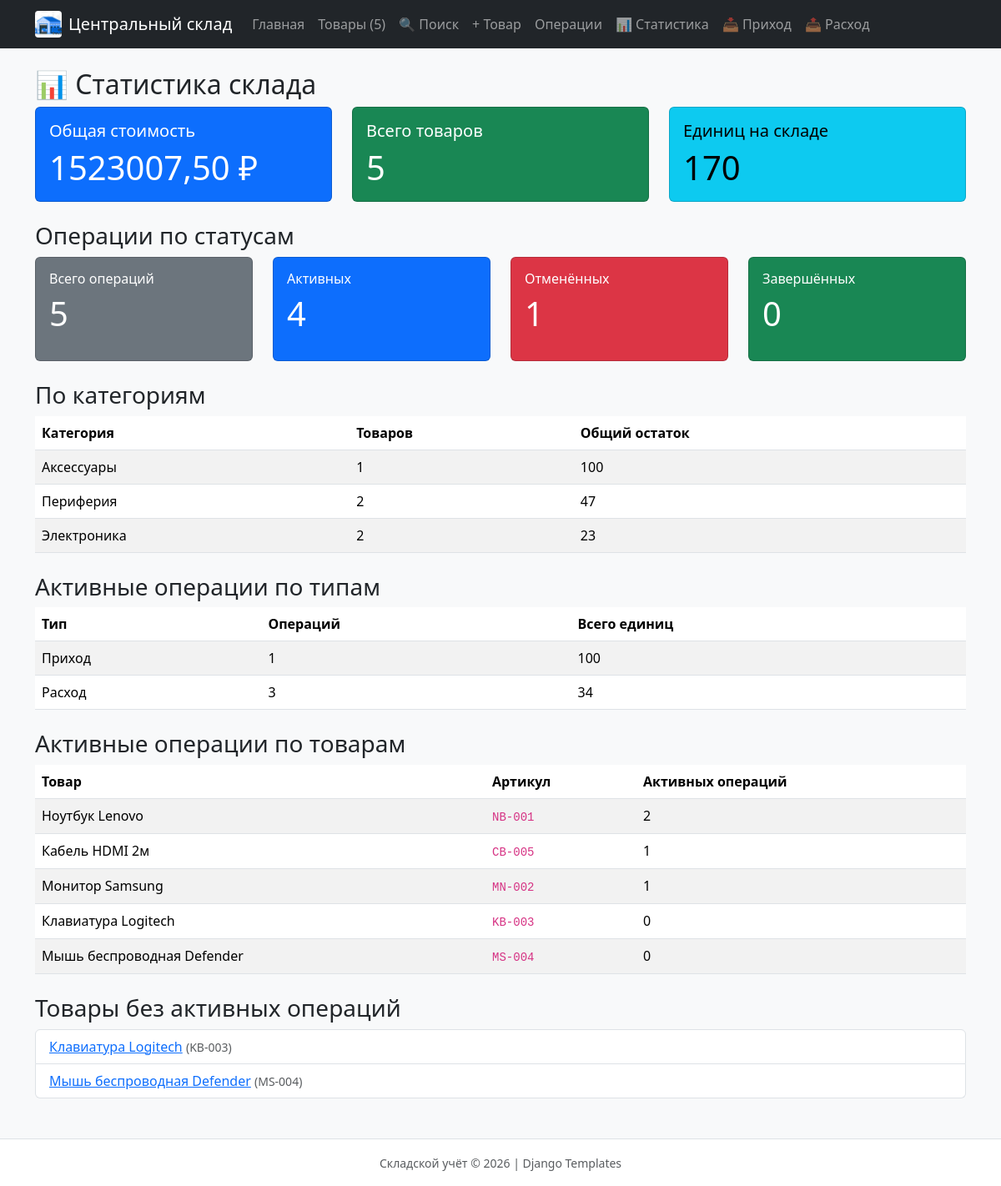
The app's page /operations/statistics/ with its own data.
### operations/models.py (models this page shows, shortened)
class Operation(models.Model):
    Status = OperationStatus
    product = models.ForeignKey(
        Product,
        on_delete=models.PROTECT,
        related_name="operations",
        verbose_name="Товар",
    )
    operation_type = models.CharField(
        "Тип операции", max_length=10, choices=OperationType.choices
    )
    quantity = models.PositiveIntegerField("Количество", help_text="Количество единиц в операции; должно быть больше нуля.")
    operation_date = models.DateField("Дата операции")
    comment = models.CharField("Комментарий", max_length=255, blank=True, default="")
    status = models.CharField("Статус", max_length=10, choices=OperationStatus.choices, default=OperationStatus.ACTIVE, db_index=True, help_text="Активна, отменена или завершена.")
    objects = OperationManager()
    class Meta:
        ordering = ["-operation_date", "-pk"]
        verbose_name = "Складская операция"
        verbose_name_plural = "Складские операции"
        constraints = [
            models.CheckConstraint(
                condition=models.Q(quantity__gt=0),
                name="operation_quantity_positive",
            ),
        ]

### products/models.py (models this page shows, shortened)
class Product(models.Model):
    name = models.CharField("Название", max_length=200)
    article = models.CharField("Артикул", max_length=50, unique=True)
    category = models.CharField("Категория", max_length=100)
    unit = models.CharField("Единица измерения", max_length=20, default="шт.")
    price = models.DecimalField(
        "Цена за единицу", max_digits=12, decimal_places=2, default=Decimal("0.00")
    )
    stock = models.PositiveIntegerField("Остаток", default=0, help_text="Текущее количество единиц на складе.")
    slug = models.SlugField("URL-идентификатор", max_length=220, blank=True, unique=True)
    total_value = models.GeneratedField(
        expression=F("price") * F("stock"),
        output_field=DecimalField(max_digits=16, decimal_places=2),
        db_persist=True,
        verbose_name="Стоимость остатка",
    )
    objects = ProductQuerySet.as_manager()
    class Meta:
        ordering = ["name"]
        verbose_name = "Товар"
        verbose_name_plural = "Товары"
    def get_absolute_url(self) -> str:
        return reverse("products:product_detail_slug", kwargs={"slug": self.slug})

### operations/views.py (the view)
# urls.py: path("statistics/", views.operation_statistics, name="operation_statistics"),
def operation_statistics(request) -> HttpResponse:
    active_operations = Operation.objects.active()
    status_stats = Operation.objects.aggregate(
        total_operations=Count("id"),
        active_operations=Count(
            "id", filter=Q(status=OperationStatus.ACTIVE)
        ),
        cancelled_operations=Count(
            "id", filter=Q(status=OperationStatus.CANCELLED)
        ),
        completed_operations=Count(
            "id", filter=Q(status=OperationStatus.COMPLETED)
        ),
    )
    product_stats = (
        Product.objects
        .annotate(operations_count=Count("operations", filter=Q(operations__status=OperationStatus.ACTIVE)))
        .values("name", "article", "operations_count")
        .order_by("-operations_count", "name")
    )
    category_stats = (
        Product.objects
        .values("category")
        .annotate(product_count=Count("id"), total_stock=Sum("stock"))
        .filter(total_stock__gte=0)
        .order_by("category")
    )
    type_stats = (
        active_operations
        .values("operation_type")
        .annotate(operations_count=Count("id"), total_quantity=Sum("quantity"))
        .order_by("operation_type")
    )
    idle_products = (
        Product.objects
        .exclude(pk__in=active_operations.values_list("product_id", flat=True))
        .order_by("name")
    )
    return render(request, "operations/statistics.html", {
        "summary": Product.objects.summary(),
        "category_stats": category_stats,
        "product_stats": product_stats,
        "type_stats": type_stats,
        "idle_products": idle_products,
        "status_stats": status_stats,
    })

### homepage/context_processors.py (called while the page is built)
def warehouse_context(request):
    return {
        "WAREHOUSE_NAME": "Центральный склад",
        "LOW_STOCK_THRESHOLD": LOW_STOCK_THRESHOLD,
        "products_count": Product.objects.count(),
        "low_stock_count": Product.objects.filter(
            stock__lt=LOW_STOCK_THRESHOLD
        ).count(),
    }

### operations/models.py (called while the page is built)
    def active(self):
        return self.filter(status=OperationStatus.ACTIVE)

### products/models.py (called while the page is built)
    def summary(self) -> dict:
        return self.aggregate(
            total_value=Sum(
                F("price") * F("stock"),
                output_field=DecimalField(max_digits=16, decimal_places=2),
            ),
            total_products=Count("id"),
            total_units=Sum("stock"),
        )

### operations/templates/operations/statistics.html (shortened to what this page needs)
{% extends "base.html" %}
{% block content %}
<h2>📊 Статистика склада</h2>
<div class="row mb-4">
    <div class="col-md-4">
        <div class="card text-bg-primary">
            <div class="card-body">
                <h5 class="card-title">Общая стоимость</h5>
                <p class="card-text display-6">{{ summary.total_value|default:0|floatformat:2 }} ₽</p>
            </div>
        </div>
    </div>
    <div class="col-md-4">
        <div class="card text-bg-success">
            <div class="card-body">
                <h5 class="card-title">Всего товаров</h5>
                <p class="card-text display-6">{{ summary.total_products }}</p>
            </div>
        </div>
    </div>
    <div class="col-md-4">
        <div class="card text-bg-info">
            <div class="card-body">
                <h5 class="card-title">Единиц на складе</h5>
                <p class="card-text display-6">{{ summary.total_units|default:0 }}</p>
            </div>
        </div>
    </div>
</div>
<h3 class="mt-4">Операции по статусам</h3>
<div class="row mb-4">
    <div class="col-md-3">
        <div class="card text-bg-secondary">
            <div class="card-body">
                <h6 class="card-title">Всего операций</h6>
                <p class="display-6">{{ status_stats.total_operations }}</p>
            </div>
        </div>
    </div>
    <div class="col-md-3">
        <div class="card text-bg-primary">
            <div class="card-body">
                <h6 class="card-title">Активных</h6>
                <p class="display-6">{{ status_stats.active_operations }}</p>
            </div>
        </div>
    </div>
    <div class="col-md-3">
        <div class="card text-bg-danger">
            <div class="card-body">
                <h6 class="card-title">Отменённых</h6>
                <p class="display-6">{{ status_stats.cancelled_operations }}</p>
            </div>
        </div>
    </div>
    <div class="col-md-3">
        <div class="card text-bg-success">
            <div class="card-body">
                <h6 class="card-title">Завершённых</h6>
                <p class="display-6">{{ status_stats.completed_operations }}</p>
            </div>
        </div>
    </div>
</div>
<h3 class="mt-4">По категориям</h3>
{% if category_stats %}
<table class="table table-striped">
    <thead>
        <tr>
            <th>Категория</th>
            <th>Товаров</th>
            <th>Общий остаток</th>
        </tr>
    </thead>
    <tbody>
        {% for stat in category_stats %}
        <tr>
            <td>{{ stat.category }}</td>
            <td>{{ stat.product_count }}</td>
            <td>{{ stat.total_stock }}</td>
        </tr>
        {% endfor %}
    </tbody>
</table>
{% else %}
<div class="alert alert-info">⚠️ Данные отсутствуют</div>
{% endif %}
<h3 class="mt-4">Активные операции по типам</h3>
<table class="table table-striped">
    <thead>
        <tr>
            <th>Тип</th>
            <th>Операций</th>
            <th>Всего единиц</th>
        </tr>
    </thead>
    <tbody>
        {% for stat in type_stats %}
        <tr>
            <td>{{ stat.operation_type|capfirst }}</td>
            <td>{{ stat.operations_count }}</td>
            <td>{{ stat.total_quantity }}</td>
        </tr>
        {% empty %}
        <tr><td colspan="3" class="text-muted">Активных операций нет.</td></tr>
        {% endfor %}
    </tbody>
</table>
<h3 class="mt-4">Активные операции по товарам</h3>
<table class="table table-striped">
    <thead>
        <tr>
            <th>Товар</th>
            <th>Артикул</th>
            <th>Активных операций</th>
        </tr>
    </thead>
    <tbody>
        {% for stat in product_stats %}
        <tr>
            <td>{{ stat.name }}</td>
            <td><code>{{ stat.article }}</code></td>
            <td>{{ stat.operations_count }}</td>
        </tr>
        {% empty %}
        <tr><td colspan="3" class="text-muted">Товаров пока нет.</td></tr>
        {% endfor %}
    </tbody>
</table>
<h3 class="mt-4">Товары без активных операций</h3>
{% if idle_products %}
<ul class="list-group mb-4">
    {% for product in idle_products %}
    <li class="list-group-item">
        <a href="{{ product.get_absolute_url }}">{{ product.name }}</a>
        <small class="text-muted">({{ product.article }})</small>
    </li>
    {% endfor %}
</ul>
{% else %}
<p class="text-muted">По всем товарам есть активные операции.</p>
{% endif %}
{% endblock %}

### records on screen
Operation: operation_type "Приход", operations_count "1", total_quantity "100"
Product: name "Клавиатура Logitech", article "KB-003", operations_count "0"
Product: name "Мышь беспроводная Defender", article "MS-004", operations_count "0"

### other values on screen
{{ WAREHOUSE_NAME }} "Центральный склад"
{{ products_count }} "5"
{{ summary.total_value|default:0|floatformat:2 }} "1523007,50"
{{ summary.total_products }} "5"
{{ summary.total_units|default:0 }} "170"
{{ status_stats.total_operations }} "5"
{{ status_stats.active_operations }} "4"
{{ status_stats.cancelled_operations }} "1"
{{ status_stats.completed_operations }} "0"
{{ stat.category }} "Аксессуары" "Периферия" "Электроника"
{{ stat.product_count }} "1" "2" "2"
{{ stat.total_stock }} "100" "47" "23"
{{ stat.operation_type|capfirst }} "Расход"
{{ stat.operations_count }} "3"
{{ stat.total_quantity }} "34"
